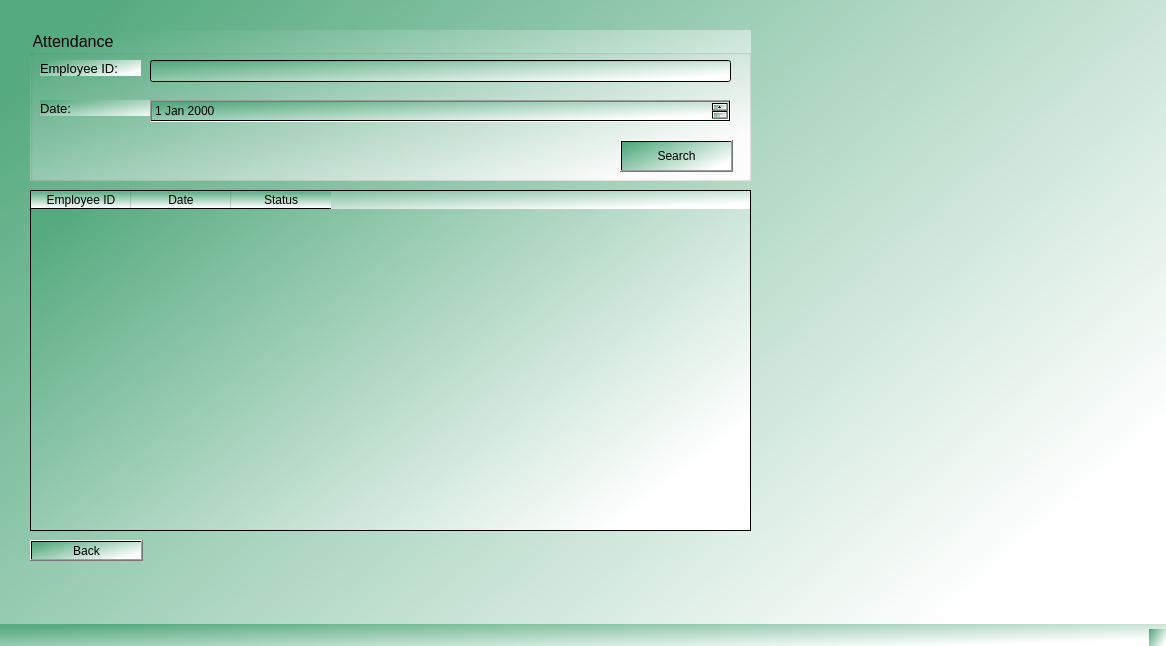
<?xml version="1.0" encoding="UTF-8"?>
<ui version="4.0">
 <class>MainWindow</class>
 <widget class="QMainWindow" name="MainWindow">
  <property name="geometry">
   <rect>
    <x>0</x>
    <y>0</y>
    <width>1166</width>
    <height>646</height>
   </rect>
  </property>
  <property name="windowTitle">
   <string>MainWindow</string>
  </property>
  <property name="styleSheet">
   <string notr="true">background-color: qlineargradient(spread:pad, x1:0.03, y1:0.0965909, x2:1, y2:0.681818, stop:0 rgba(85, 170, 127, 255), stop:1 rgba(255, 255, 255, 255));</string>
  </property>
  <widget class="QWidget" name="centralwidget">
   <widget class="QGroupBox" name="groupBox">
    <property name="geometry">
     <rect>
      <x>30</x>
      <y>30</y>
      <width>721</width>
      <height>151</height>
     </rect>
    </property>
    <property name="font">
     <font>
      <pointsize>12</pointsize>
     </font>
    </property>
    <property name="title">
     <string>Attendance</string>
    </property>
    <widget class="QLabel" name="label">
     <property name="geometry">
      <rect>
       <x>10</x>
       <y>30</y>
       <width>101</width>
       <height>16</height>
      </rect>
     </property>
     <property name="font">
      <font>
       <pointsize>10</pointsize>
      </font>
     </property>
     <property name="text">
      <string>Employee ID:</string>
     </property>
    </widget>
    <widget class="QLineEdit" name="employee_id">
     <property name="geometry">
      <rect>
       <x>120</x>
       <y>30</y>
       <width>581</width>
       <height>22</height>
      </rect>
     </property>
    </widget>
    <widget class="QLabel" name="label_2">
     <property name="geometry">
      <rect>
       <x>10</x>
       <y>70</y>
       <width>150</width>
       <height>16</height>
      </rect>
     </property>
     <property name="font">
      <font>
       <pointsize>10</pointsize>
      </font>
     </property>
     <property name="text">
      <string>Date:</string>
     </property>
    </widget>
    <widget class="QDateEdit" name="attendance_date">
     <property name="geometry">
      <rect>
       <x>120</x>
       <y>70</y>
       <width>581</width>
       <height>22</height>
      </rect>
     </property>
    </widget>
    <widget class="QPushButton" name="attendanceSearchButton">
     <property name="geometry">
      <rect>
       <x>590</x>
       <y>110</y>
       <width>113</width>
       <height>32</height>
      </rect>
     </property>
     <property name="text">
      <string>Search</string>
     </property>
    </widget>
   </widget>
   <widget class="QTableWidget" name="tableWidget">
    <property name="geometry">
     <rect>
      <x>30</x>
      <y>190</y>
      <width>721</width>
      <height>341</height>
     </rect>
    </property>
    <property name="styleSheet">
     <string notr="true">background-color: qlineargradient(spread:pad, x1:0.03, y1:0.0965909, x2:1, y2:0.681818, stop:0 rgba(85, 170, 127, 255), stop:1 rgba(255, 255, 255, 255));</string>
    </property>
    <column>
     <property name="text">
      <string>Employee ID</string>
     </property>
    </column>
    <column>
     <property name="text">
      <string>Date</string>
     </property>
    </column>
    <column>
     <property name="text">
      <string>Status</string>
     </property>
    </column>
   </widget>
   <widget class="QPushButton" name="backButton">
    <property name="geometry">
     <rect>
      <x>30</x>
      <y>540</y>
      <width>113</width>
      <height>21</height>
     </rect>
    </property>
    <property name="text">
     <string>Back</string>
    </property>
   </widget>
  </widget>
  <widget class="QMenuBar" name="menubar">
   <property name="geometry">
    <rect>
     <x>0</x>
     <y>0</y>
     <width>1166</width>
     <height>24</height>
    </rect>
   </property>
  </widget>
  <widget class="QStatusBar" name="statusbar"/>
 </widget>
 <resources/>
 <connections/>
</ui>
